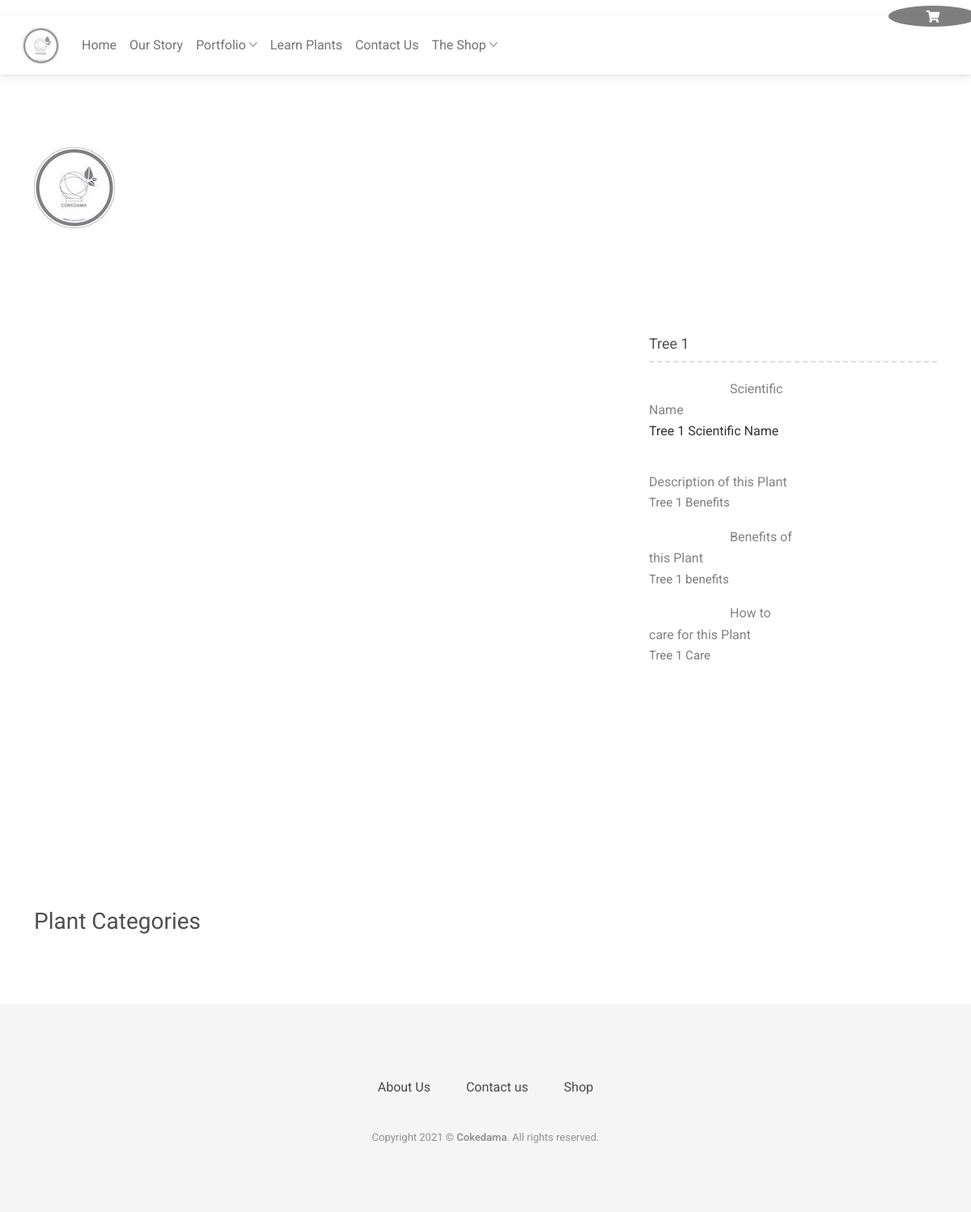
Page /tree-single/1/tree-1/ on the committed database.
### website/models.py (models this page shows, shortened)
class Tree(models.Model):
    name = models.CharField(max_length=200, db_index=True)
    scientific_name = models.CharField(max_length=200, blank=True, default='')
    benefits = RichTextField(blank=True)
    slug = models.SlugField(max_length=200, db_index=True)
    image1 = models.ImageField(upload_to='trees/%Y/%m/%d',
                               blank=True)
    image2 = models.ImageField(upload_to='trees/%Y/%m/%d',
                               blank=True)
    image3 = models.ImageField(upload_to='trees/%Y/%m/%d',
                               blank=True)
    image4 = models.ImageField(upload_to='trees/%Y/%m/%d',
                               blank=True)
    description = RichTextField(blank=True)
    care = RichTextField(blank=True)
    class Meta:
        ordering = ('name',)
        index_together = (('id', 'slug'),)

### website/views.py (the view)
# urls.py: path('tree-single/<int:id>/<slug:slug>/', views.tree_single, name="tree_single"),
def tree_single(request, id, slug):
    tree = get_object_or_404(Tree, slug=slug, id=id)
    return render(request, 'tree-single.html', {'tree': tree})

### cart/cart.py (called while the page is built)
    def __len__(self):
        return sum(item['quantity'] for item in self.cart.values())

### cart/context_processors.py (called while the page is built)
def cart(request):
    return {'cart': Cart(request)}

### website/templates/tree-single.html (shortened to what this page needs)
{% extends "main_base.html" %}
{% load static %}
{% block content %}
    <section class="portfolio-single-page section-sm">
        <div class="container">
            <div class="row align-items-center">
                <div class="col-xl-8 col-lg-7">
                    <div class="portfolio-single-slider">
                        <div><img class="img-fluid" src="
                                {% if tree.image2 %}{{ tree.image2.url }}{% else %}{% static 'website/images/logo.png' %}{% endif %}">
                        </div>
                    </div>
                </div>
                <div class="col-xl-4 col-lg-5 mt-5 mt-lg-0">
                    <div class="project-details">
                        <h4>{{ tree.name }}</h4>
                        <ul>
                            <li><span>Scientific Name </span><strong></br>{{ tree.scientific_name }}</strong>
                            </li>
                            <li><span>Description of this Plant</span><strong></br>{{ tree.description|safe }}</strong>
                            </li>
                            <li><span>Benefits of this Plant</span><strong></br>{{ tree.benefits|safe }}</strong>
                            </li>
                            <li><span>How to care for this Plant</span><strong></br>{{ tree.care|safe }}</strong>
                            </li>
                        </ul>
                    </div>
                </div>
            </div>
            <div class="row">
                <div class="col-md-12">
                    <div class="project-content mt-50">
                        <h2 class="mb-3">Plant Categories</h2>
                    </div>
                </div>
            </div>
        </div>
    </section>
{% endblock %}

### static/website/css/style.css (style rules this page uses)
body { line-height: 1.65; font-family: "Roboto", sans-serif; -webkit-font-smoothing: antialiased; }
h1, h2, h3, h4, h5, h6 { font-family: "Roboto", sans-serif; }
h1, h2, h3, h4, h5, h6 { font-weight: 400; }
h2 { font-size: 28px; }
h4 { font-size: 18px; }
p { color: #7B7B7B; font-size: 15px; font-family: "Roboto", sans-serif; line-height: 1.7; }
ol, ul { margin: 0; padding: 0; list-style: none; }
.slick-slide { outline: 0; }
.mt-50 { margin-top: 50px; }
.section-sm { padding: 70px 0; }
.portfolio-single-page .project-details h4 { margin-bottom: 20px; padding-bottom: 10px; border-bottom: 2px dashed #dedede; }
.portfolio-single-page .project-details span { color: #838383; width: 180px; display: inline-block; }
.portfolio-single-page .project-details strong { color: #313131; font-weight: normal; }
.portfolio-single-page .project-details ul li { margin-bottom: 10px; }
.portfolio-single-slider { cursor: -webkit-grab; cursor: grab; }

### rows in the picture
Tree: name "Tree 1", scientific_name "Tree 1 Scientific Name", description "Tree 1 Benefits", benefits "Tree 1 benefits", care "Tree 1 Care"
